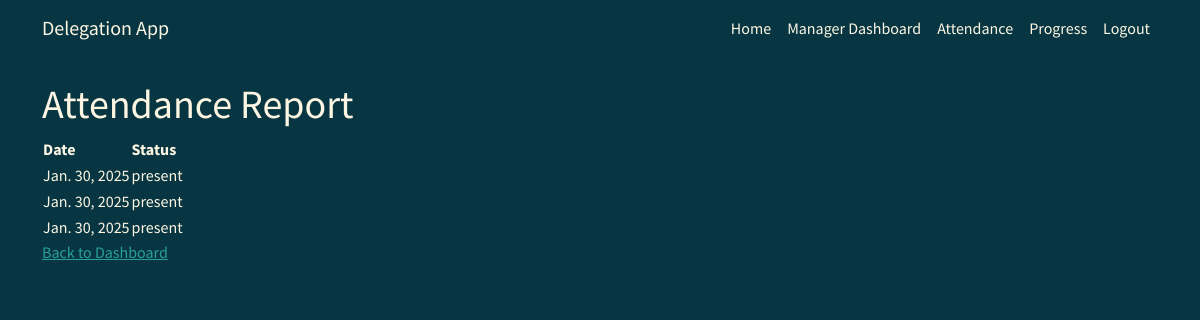
The page /attendance_report/ (signed in) on the database its author committed.
### tasks/models.py (models this page shows, shortened)
class Attendance(models.Model):
    employee = models.ForeignKey(Employee, on_delete=models.CASCADE)
    date = models.DateField(auto_now_add=True)
    status = models.CharField(max_length=10, choices=[('present', 'Present'), ('absent', 'Absent')], default='absent')
    class Meta:
        unique_together = ('employee', 'date')

### tasks/views.py (the view)
# urls.py: path('attendance_report/', views.attendance_report, name='attendance_report'),
@login_required
def attendance_report(request):
    if request.user.is_staff:
        attendances = Attendance.objects.all()
    else:
        employee = request.user.employee
        attendances = Attendance.objects.filter(employee=employee)
    return render(request, 'tasks/attendance_report.html', {'attendances': attendances})

### tasks/templates/tasks/attendance_report.html
{% extends "tasks/base.html" %}
{% block content %}
    <h1>Attendance Report</h1>
    <table>
        <thead>
            <tr>
                <th>Date</th>
                <th>Status</th>
            </tr>
        </thead>
        <tbody>
            {% for attendance in attendances %}
            <tr>
                <td>{{ attendance.date }}</td>
                <td>{{ attendance.status }}</td>
            </tr>
            {% endfor %}
        </tbody>
    </table>
    <a href="{% url 'employee_dashboard' %}">Back to Dashboard</a>
{% endblock %}

### rows shown on the page
Attendance: date "Jan. 30, 2025", status "present"
Attendance: date "Jan. 30, 2025", status "present"
Attendance: date "Jan. 30, 2025", status "present"
